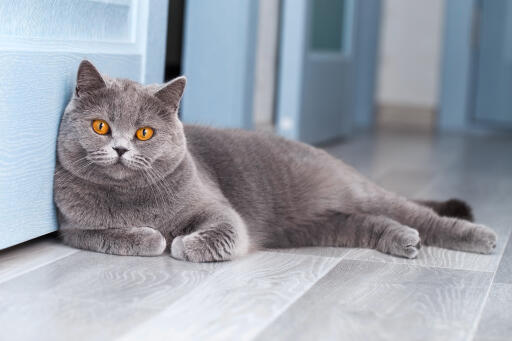
#> input picture 4_nesne_takibi/img/cat.jpg, 512 x 341 px
$ jupyter execute 6_sablon_esleme.ipynb
#> lines starting #> are read from the running program, lines starting #| are printed output that depends on the picture; after the words box and inside, x2 and y2 are one past the last pixel; in counts of white or black regions, pixels touching at a corner belong together
# ŞABLON EŞLEME
Şablon eşleştirme, bir şablon görüntünün konumunu daha büyük bir görüntüde aramak ve bulmak için bir yöntemdir.
• Kaydırarak, şablonu bir seferde bir piksel hareket ettirmeyi kastediyoruz (soldan
sağa, yukarıdan aşağıya).
• Her konumda, o konumdaki eşleşmenin ne kadar "iyi" veya "kötü" olduğunu (veya şablonun kaynak görüntünün o belirli alanına ne kadar benzer olduğunu) temsil edecek şekilde bir metrik hesaplanır.

[cell 1]
#kütüphaneleri import edelim
import cv2
import matplotlib.pyplot as plt
import numpy as np

#resmi al
img = cv2.imread("img/cat.jpg", 0)
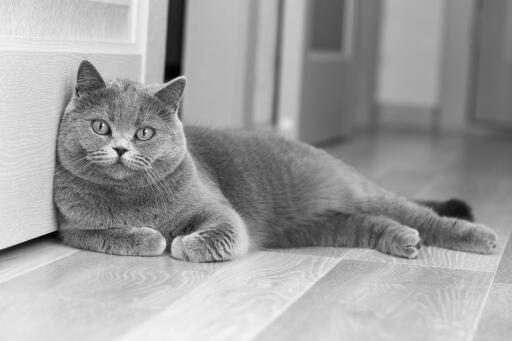
#> img: shape (341, 512); min 0, max 245, mean 159
print(img.shape)
#| (341, 512)
template = cv2.imread("img/cat_head.jpg", 0)
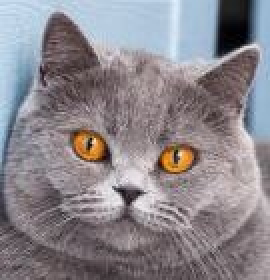
#> input picture 4_nesne_takibi/img/cat_head.jpg, 135 x 140 px (shown 2 times larger)
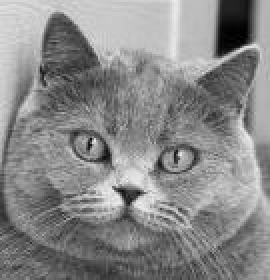
#> template: shape (140, 135) (shown 2 times larger); min 0, max 238, mean 136.4
print(template.shape)
#| (140, 135)
h,w=template.shape
#> h = 140; w = 135

# bu 6 methodu teker teker deneyeceğiz ve aralarından en basarili olanı sececegiz
methods = ['cv2.TM_CCOEFF', 'cv2.TM_CCOEFF_NORMED', 'cv2.TM_CCORR',
            'cv2.TM_CCORR_NORMED', 'cv2.TM_SQDIFF', 'cv2.TM_SQDIFF_NORMED']

for meth in methods:

    method = eval(meth)

    # Şablon Eşleştirmeyi uygula
    res = cv2.matchTemplate(img,template,method)
    min_val, max_val, min_loc, max_loc = cv2.minMaxLoc(res)

    # Yöntem TM_SQDIFF veya TM_SQDIFF_NORMED ise minimum
    if method in [cv2.TM_SQDIFF, cv2.TM_SQDIFF_NORMED]:
        top_left = min_loc
    else:
        top_left = max_loc
    bottom_right = (top_left[0] + w, top_left[1] + h)

    cv2.rectangle(img,top_left, bottom_right, 255, 2)

    plt.subplot(121),plt.imshow(res,cmap = 'gray')
    plt.title('eslesen sonuc'), plt.xticks([]), plt.yticks([])
    plt.subplot(122),plt.imshow(img,cmap = 'gray')
    plt.title('tespit edilen sonuc'), plt.xticks([]), plt.yticks([])
    plt.suptitle(meth)

    plt.show()
#> this loop made 6 passes
#> (min_val, max_val, min_loc, top_left, bottom_right) on passes 1 to 4: (-15481101, 39493268, (161, 154), (56, 54), (191, 194)), (-0.346, 0.879, (158, 147), (56, 54), (191, 194)), (305820704, 494157024, (246, 110), (0, 0), (135, 140)), (0.851, 0.981, (161, 152), (56, 54), (191, 194))
#> (min_val, max_val, max_loc, top_left, bottom_right) on passes 5 to 6: (16975680, 152377024, (201, 201), (56, 54), (191, 194)), (0.0408, 0.304, (201, 201), (56, 54), (191, 194))
#> pass 1, `res = cv2.matchTemplate(img,template,method)`:
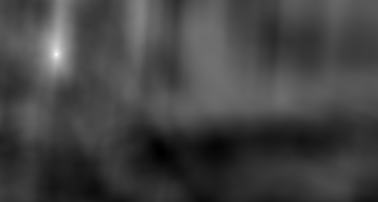
#> res: shape (202, 378) float32; min -15481101, max 39493268, mean -994505.9; drawn with min black and max white
#> pass 1, `plt.show()`:
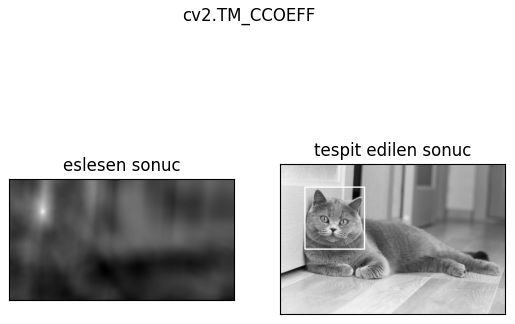
#> figure drawn by matplotlib, 2 panels
#> pass 3, `res = cv2.matchTemplate(img,template,method)`:
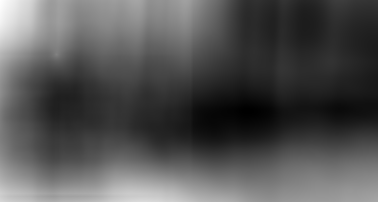
#> res: shape (202, 378) float32; min 305820704, max 494157024, mean 367356192; drawn with min black and max white
#> after the loop:
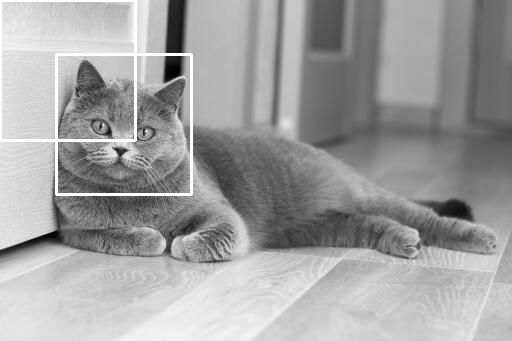
#> img: shape (341, 512); 1.72% of pixels changed, all inside (x1, y1, x2, y2) = (0, 0, 193, 196)
#> after the loop:
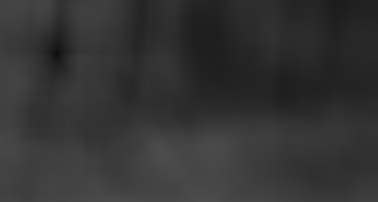
#> res: shape (202, 378) float32; min 0.0408, max 0.304, mean 0.203
